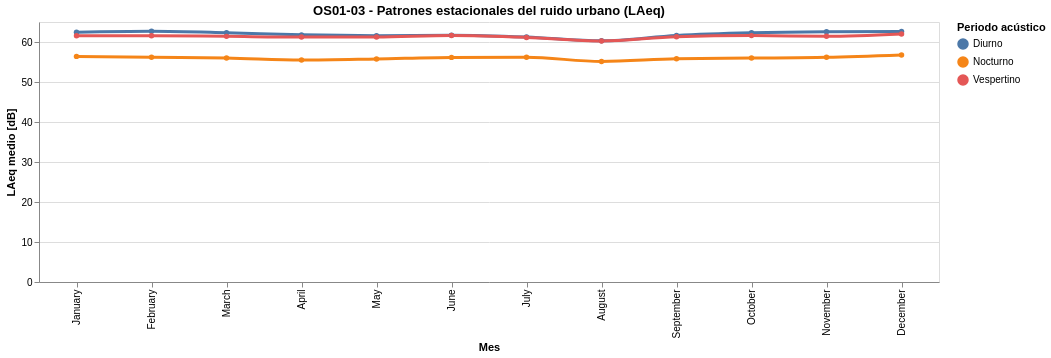

Notebook source saved alongside this figure:
### Markdown cell above
#### VISUALIZACIÓN OS01‑03 - Patrones estacionales del ruido urbano

Objetivo de la visualización: Identificar patrones estacionales en la exposición al ruido urbano en Madrid, analizando la variación mensual del LAeq medio y sus diferencias entre los periodos diurno, vespertino y nocturno.

Tipo de gráfico (Altair‑Vega): Gráfico de líneas interactivo (chart) con agregación mensual y codificación por periodo acústico (D/E/N).

Justificación: La agregación mensual permite reducir la variabilidad diaria y resaltar tendencias estacionales, mientras que el uso de áreas facilita la comparación visual entre periodos acústicos y evidencia cómo la intensidad del ruido se distribuye a lo largo del año.

Datos utilizados: df_01_ruido_diario, con registros diarios de ruido urbano, agregados a nivel mensual (LAeq medio) y clasificados por periodo acústico (diurno, vespertino y nocturno).

### Code cell
# OS01-03 - Patrones estacionales del ruido (LÍNEAS)

chart_month = (
    alt.Chart(df_month)
    .mark_line(
        interpolate="monotone",
        strokeWidth=3,
        point=True
    )
    .encode(
        x=alt.X(
            "month_name:N",
            sort=[
                "January", "February", "March", "April", "May", "June",
                "July", "August", "September", "October", "November", "December"
            ],
            title="Mes"
        ),
        y=alt.Y(
            "laeq_medio:Q",
            title="LAeq medio [dB]",
            scale=alt.Scale(zero=True)
        ),
        color=alt.Color(
            "periodo_desc:N",
            title="Periodo acústico"
        ),
        tooltip=[
            alt.Tooltip("month_name:N", title="Mes"),
            alt.Tooltip("periodo_desc:N", title="Periodo"),
            alt.Tooltip("laeq_medio:Q", title="LAeq medio", format=".2f")
        ]
    )
    .interactive()   # ✅ interactividad (zoom + pan)
    .properties(
        width=900,
        height=260,
        title="OS01-03 - Patrones estacionales del ruido urbano (LAeq)"
    )
)

chart_month

### Figure 1 — Vega-Lite specification as saved in the notebook (floating-point values rounded to 4 significant figures)
{"$schema": "https://vega.github.io/schema/vega-lite/v5.20.1.json", "config": {"view": {"continuousHeight": 300, "continuousWidth": 300}}, "data": {"name": "data-69f00f6c959bf382eb4ef16582899d43"}, "datasets": {"data-69f00f6c959bf382eb4ef16582899d43": [{"laeq_medio": 62.45, "month": 1, "month_name": "January", "periodo_desc": "Diurno"}, {"laeq_medio": 56.4, "month": 1, "month_name": "January", "periodo_desc": "Nocturno"}, {"laeq_medio": 61.55, "month": 1, "month_name": "January", "periodo_desc": "Vespertino"}, {"laeq_medio": 62.69, "month": 2, "month_name": "February", "periodo_desc": "Diurno"}, {"laeq_medio": 56.18, "month": 2, "month_name": "February", "periodo_desc": "Nocturno"}, {"laeq_medio": 61.58, "month": 2, "month_name": "February", "periodo_desc": "Vespertino"}, {"laeq_medio": 62.33, "month": 3, "month_name": "March", "periodo_desc": "Diurno"}, {"laeq_medio": 56.01, "month": 3, "month_name": "March", "periodo_desc": "Nocturno"}, {"laeq_medio": 61.41, "month": 3, "month_name": "March", "periodo_desc": "Vespertino"}, {"laeq_medio": 61.78, "month": 4, "month_name": "April", "periodo_desc": "Diurno"}, {"laeq_medio": 55.48, "month": 4, "month_name": "April", "periodo_desc": "Nocturno"}, {"laeq_medio": 61.23, "month": 4, "month_name": "April", "periodo_desc": "Vespertino"}, {"laeq_medio": 61.58, "month": 5, "month_name": "May", "periodo_desc": "Diurno"}, {"laeq_medio": 55.76, "month": 5, "month_name": "May", "periodo_desc": "Nocturno"}, {"laeq_medio": 61.27, "month": 5, "month_name": "May", "periodo_desc": "Vespertino"}, {"laeq_medio": 61.7, "month": 6, "month_name": "June", "periodo_desc": "Diurno"}, {"laeq_medio": 56.16, "month": 6, "month_name": "June", "periodo_desc": "Nocturno"}, {"laeq_medio": 61.62, "month": 6, "month_name": "June", "periodo_desc": "Vespertino"}, {"laeq_medio": 61.24, "month": 7, "month_name": "July", "periodo_desc": "Diurno"}, {"laeq_medio": 56.17, "month": 7, "month_name": "July", "periodo_desc": "Nocturno"}, {"laeq_medio": 61.15, "month": 7, "month_name": "July", "periodo_desc": "Vespertino"}, {"laeq_medio": 60.28, "month": 8, "month_name": "August", "periodo_desc": "Diurno"}, {"laeq_medio": 55.14, "month": 8, "month_name": "August", "periodo_desc": "Nocturno"}, {"laeq_medio": 60.23, "month": 8, "month_name": "August", "periodo_desc": "Vespertino"}, {"laeq_medio": 61.64, "month": 9, "month_name": "September", "periodo_desc": "Diurno"}, {"laeq_medio": 55.8, "month": 9, "month_name": "September", "periodo_desc": "Nocturno"}, {"laeq_medio": 61.33, "month": 9, "month_name": "September", "periodo_desc": "Vespertino"}, {"laeq_medio": 62.31, "month": 10, "month_name": "October", "periodo_desc": "Diurno"}, {"laeq_medio": 55.97, "month": 10, "month_name": "October", "periodo_desc": "Nocturno"}, {"laeq_medio": 61.6, "month": 10, "month_name": "October", "periodo_desc": "Vespertino"}, {"laeq_medio": 62.58, "month": 11, "month_name": "November", "periodo_desc": "Diurno"}, {"laeq_medio": 56.18, "month": 11, "month_name": "November", "periodo_desc": "Nocturno"}, {"laeq_medio": 61.44, "month": 11, "month_name": "November", "periodo_desc": "Vespertino"}, {"laeq_medio": 62.65, "month": 12, "month_name": "December", "periodo_desc": "Diurno"}, {"laeq_medio": 56.75, "month": 12, "month_name": "December", "periodo_desc": "Nocturno"}, {"laeq_medio": 62.01, "month": 12, "month_name": "December", "periodo_desc": "Vespertino"}]}, "encoding": {"color": {"field": "periodo_desc", "title": "Periodo acústico", "type": "nominal"}, "tooltip": [{"field": "month_name", "title": "Mes", "type": "nominal"}, {"field": "periodo_desc", "title": "Periodo", "type": "nominal"}, {"field": "laeq_medio", "format": ".2f", "title": "LAeq medio", "type": "quantitative"}], "x": {"field": "month_name", "sort": ["January", "February", "March", "April", "May", "June", "July", "August", "September", "October", "November", "December"], "title": "Mes", "type": "nominal"}, "y": {"field": "laeq_medio", "scale": {"zero": true}, "title": "LAeq medio [dB]", "type": "quantitative"}}, "height": 260, "mark": {"interpolate": "monotone", "point": true, "strokeWidth": 3, "type": "line"}, "params": [{"bind": "scales", "name": "param_18", "select": {"encodings": ["x", "y"], "type": "interval"}}], "title": "OS01-03 - Patrones estacionales del ruido urbano (LAeq)", "width": 900}
